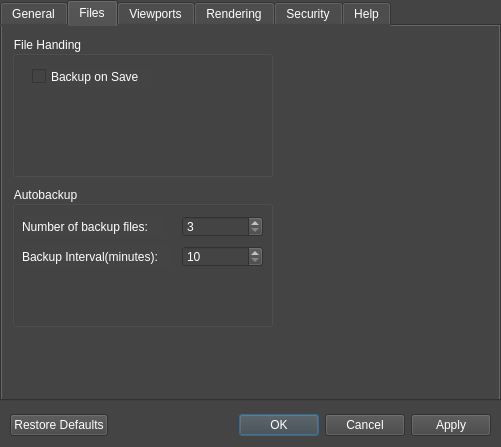
<?xml version="1.0" encoding="UTF-8"?>
<ui version="4.0">
 <class>Dialog</class>
 <widget class="QDialog" name="Dialog">
  <property name="geometry">
   <rect>
    <x>0</x>
    <y>0</y>
    <width>501</width>
    <height>447</height>
   </rect>
  </property>
  <property name="windowTitle">
   <string>首选项</string>
  </property>
  <property name="styleSheet">
   <string notr="true">background-color: #444444;
    color: #FFFFFF;</string>
  </property>
  <widget class="QTabWidget" name="tabWidget">
   <property name="geometry">
    <rect>
     <x>0</x>
     <y>0</y>
     <width>501</width>
     <height>401</height>
    </rect>
   </property>
   <property name="currentIndex">
    <number>1</number>
   </property>
   <widget class="QWidget" name="General">
    <attribute name="title">
     <string>General</string>
    </attribute>
    <widget class="QGroupBox" name="groupBox_2">
     <property name="geometry">
      <rect>
       <x>10</x>
       <y>10</y>
       <width>261</width>
       <height>121</height>
      </rect>
     </property>
     <property name="title">
      <string>Scene Selecion</string>
     </property>
     <widget class="QRadioButton" name="radioButton">
      <property name="geometry">
       <rect>
        <x>80</x>
        <y>60</y>
        <width>161</width>
        <height>21</height>
       </rect>
      </property>
      <property name="text">
       <string>Right-&gt;Left=&gt;Crossing</string>
      </property>
      <property name="checked">
       <bool>true</bool>
      </property>
     </widget>
     <widget class="QRadioButton" name="radioButton_2">
      <property name="geometry">
       <rect>
        <x>80</x>
        <y>80</y>
        <width>161</width>
        <height>21</height>
       </rect>
      </property>
      <property name="text">
       <string>Left-&gt;Right=&gt;Crossing</string>
      </property>
     </widget>
     <widget class="QCheckBox" name="checkBox">
      <property name="geometry">
       <rect>
        <x>10</x>
        <y>30</y>
        <width>241</width>
        <height>21</height>
       </rect>
      </property>
      <property name="text">
       <string>Auto Window/Crossing by Direction</string>
      </property>
     </widget>
    </widget>
    <widget class="QGroupBox" name="groupBox_3">
     <property name="geometry">
      <rect>
       <x>10</x>
       <y>140</y>
       <width>261</width>
       <height>161</height>
      </rect>
     </property>
     <property name="title">
      <string>Normal Bump Mode</string>
     </property>
     <widget class="QRadioButton" name="radioButton_3">
      <property name="geometry">
       <rect>
        <x>20</x>
        <y>30</y>
        <width>97</width>
        <height>21</height>
       </rect>
      </property>
      <property name="text">
       <string>3ds Max</string>
      </property>
      <property name="checked">
       <bool>true</bool>
      </property>
     </widget>
     <widget class="QRadioButton" name="radioButton_4">
      <property name="geometry">
       <rect>
        <x>20</x>
        <y>60</y>
        <width>97</width>
        <height>21</height>
       </rect>
      </property>
      <property name="text">
       <string>DirectX</string>
      </property>
     </widget>
    </widget>
   </widget>
   <widget class="QWidget" name="Files">
    <attribute name="title">
     <string>Files</string>
    </attribute>
    <widget class="QGroupBox" name="groupBox_4">
     <property name="geometry">
      <rect>
       <x>10</x>
       <y>10</y>
       <width>261</width>
       <height>141</height>
      </rect>
     </property>
     <property name="title">
      <string>File Handing</string>
     </property>
     <widget class="QCheckBox" name="checkBox_2">
      <property name="geometry">
       <rect>
        <x>20</x>
        <y>30</y>
        <width>121</width>
        <height>21</height>
       </rect>
      </property>
      <property name="text">
       <string>Backup on Save</string>
      </property>
     </widget>
    </widget>
    <widget class="QGroupBox" name="groupBox_5">
     <property name="geometry">
      <rect>
       <x>10</x>
       <y>160</y>
       <width>261</width>
       <height>141</height>
      </rect>
     </property>
     <property name="title">
      <string>Autobackup</string>
     </property>
     <widget class="QSpinBox" name="spinBox">
      <property name="geometry">
       <rect>
        <x>170</x>
        <y>30</y>
        <width>81</width>
        <height>21</height>
       </rect>
      </property>
      <property name="minimum">
       <number>3</number>
      </property>
     </widget>
     <widget class="QLabel" name="label">
      <property name="geometry">
       <rect>
        <x>10</x>
        <y>30</y>
        <width>141</width>
        <height>21</height>
       </rect>
      </property>
      <property name="text">
       <string>Number of backup files:</string>
      </property>
     </widget>
     <widget class="QSpinBox" name="spinBox_2">
      <property name="geometry">
       <rect>
        <x>170</x>
        <y>60</y>
        <width>81</width>
        <height>21</height>
       </rect>
      </property>
      <property name="minimum">
       <number>10</number>
      </property>
      <property name="singleStep">
       <number>5</number>
      </property>
     </widget>
     <widget class="QLabel" name="label_2">
      <property name="geometry">
       <rect>
        <x>10</x>
        <y>60</y>
        <width>151</width>
        <height>21</height>
       </rect>
      </property>
      <property name="text">
       <string>Backup Interval(minutes):</string>
      </property>
     </widget>
    </widget>
   </widget>
   <widget class="QWidget" name="Viewports">
    <attribute name="title">
     <string>Viewports</string>
    </attribute>
    <widget class="QGroupBox" name="groupBox">
     <property name="geometry">
      <rect>
       <x>30</x>
       <y>10</y>
       <width>231</width>
       <height>231</height>
      </rect>
     </property>
     <property name="title">
      <string>Viewport Parameters</string>
     </property>
     <property name="alignment">
      <set>Qt::AlignLeading|Qt::AlignLeft|Qt::AlignVCenter</set>
     </property>
     <property name="flat">
      <bool>false</bool>
     </property>
     <property name="checkable">
      <bool>false</bool>
     </property>
    </widget>
   </widget>
   <widget class="QWidget" name="Rendering">
    <attribute name="title">
     <string>Rendering</string>
    </attribute>
    <widget class="QGroupBox" name="groupBox_7">
     <property name="geometry">
      <rect>
       <x>30</x>
       <y>190</y>
       <width>261</width>
       <height>141</height>
      </rect>
     </property>
     <property name="title">
      <string>Messages</string>
     </property>
     <widget class="QCheckBox" name="checkBox_3">
      <property name="geometry">
       <rect>
        <x>10</x>
        <y>30</y>
        <width>231</width>
        <height>31</height>
       </rect>
      </property>
      <property name="text">
       <string>Open Message Window on Error</string>
      </property>
      <property name="checked">
       <bool>true</bool>
      </property>
     </widget>
    </widget>
   </widget>
   <widget class="QWidget" name="Security">
    <attribute name="title">
     <string>Security</string>
    </attribute>
   </widget>
   <widget class="QWidget" name="Help">
    <attribute name="title">
     <string>Help</string>
    </attribute>
    <widget class="QGroupBox" name="groupBox_6">
     <property name="geometry">
      <rect>
       <x>40</x>
       <y>30</y>
       <width>391</width>
       <height>181</height>
      </rect>
     </property>
     <property name="title">
      <string>Help Location</string>
     </property>
    </widget>
   </widget>
  </widget>
  <widget class="QDialogButtonBox" name="buttonBox">
   <property name="geometry">
    <rect>
     <x>10</x>
     <y>410</y>
     <width>481</width>
     <height>31</height>
    </rect>
   </property>
   <property name="locale">
    <locale language="English" country="UnitedStates"/>
   </property>
   <property name="orientation">
    <enum>Qt::Horizontal</enum>
   </property>
   <property name="standardButtons">
    <set>QDialogButtonBox::Apply|QDialogButtonBox::Cancel|QDialogButtonBox::Ok|QDialogButtonBox::RestoreDefaults</set>
   </property>
   <property name="centerButtons">
    <bool>false</bool>
   </property>
  </widget>
 </widget>
 <resources/>
 <connections>
  <connection>
   <sender>buttonBox</sender>
   <signal>accepted()</signal>
   <receiver>Dialog</receiver>
   <slot>accept()</slot>
   <hints>
    <hint type="sourcelabel">
     <x>248</x>
     <y>254</y>
    </hint>
    <hint type="destinationlabel">
     <x>157</x>
     <y>274</y>
    </hint>
   </hints>
  </connection>
  <connection>
   <sender>buttonBox</sender>
   <signal>rejected()</signal>
   <receiver>Dialog</receiver>
   <slot>reject()</slot>
   <hints>
    <hint type="sourcelabel">
     <x>316</x>
     <y>260</y>
    </hint>
    <hint type="destinationlabel">
     <x>286</x>
     <y>274</y>
    </hint>
   </hints>
  </connection>
 </connections>
</ui>
